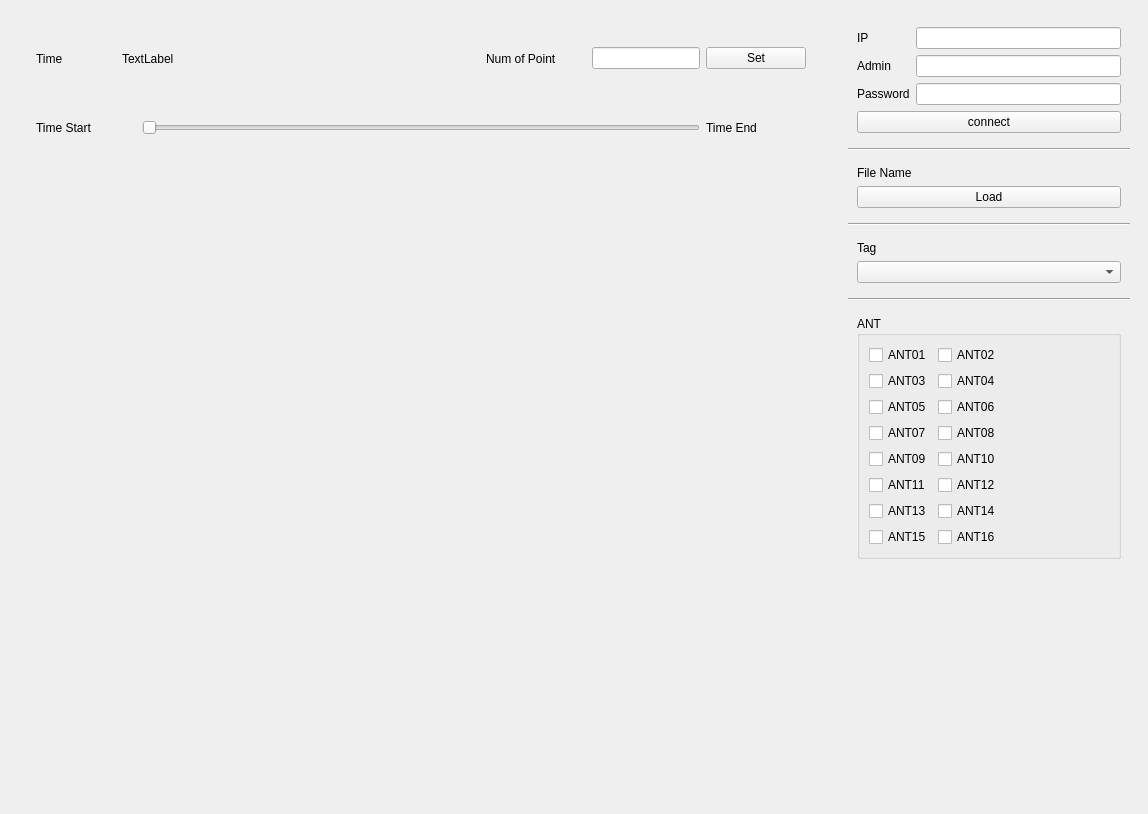
<?xml version="1.0" encoding="UTF-8"?>
<ui version="4.0">
 <class>MainWindow</class>
 <widget class="QMainWindow" name="MainWindow">
  <property name="geometry">
   <rect>
    <x>0</x>
    <y>0</y>
    <width>1148</width>
    <height>814</height>
   </rect>
  </property>
  <property name="windowTitle">
   <string>MainWindow</string>
  </property>
  <widget class="QWidget" name="centralwidget">
   <layout class="QHBoxLayout" name="horizontalLayout">
    <item>
     <widget class="QWidget" name="left_widget" native="true">
      <layout class="QVBoxLayout" name="verticalLayout">
       <item>
        <widget class="QWidget" name="time_bar_widget" native="true">
         <property name="sizePolicy">
          <sizepolicy hsizetype="Preferred" vsizetype="Fixed">
           <horstretch>0</horstretch>
           <verstretch>0</verstretch>
          </sizepolicy>
         </property>
         <property name="minimumSize">
          <size>
           <width>0</width>
           <height>150</height>
          </size>
         </property>
         <layout class="QVBoxLayout" name="verticalLayout_2">
          <item>
           <widget class="QWidget" name="time_label_widget" native="true">
            <layout class="QHBoxLayout" name="horizontalLayout_2">
             <item>
              <widget class="QLabel" name="time_word_label">
               <property name="sizePolicy">
                <sizepolicy hsizetype="Fixed" vsizetype="Preferred">
                 <horstretch>0</horstretch>
                 <verstretch>0</verstretch>
                </sizepolicy>
               </property>
               <property name="minimumSize">
                <size>
                 <width>80</width>
                 <height>0</height>
                </size>
               </property>
               <property name="text">
                <string>Time</string>
               </property>
              </widget>
             </item>
             <item>
              <widget class="QLabel" name="time_show_label">
               <property name="text">
                <string>TextLabel</string>
               </property>
              </widget>
             </item>
             <item>
              <widget class="QLabel" name="num_p_word_label">
               <property name="sizePolicy">
                <sizepolicy hsizetype="Fixed" vsizetype="Preferred">
                 <horstretch>0</horstretch>
                 <verstretch>0</verstretch>
                </sizepolicy>
               </property>
               <property name="minimumSize">
                <size>
                 <width>100</width>
                 <height>0</height>
                </size>
               </property>
               <property name="text">
                <string>Num of Point</string>
               </property>
              </widget>
             </item>
             <item>
              <widget class="QLineEdit" name="num_p_input">
               <property name="sizePolicy">
                <sizepolicy hsizetype="Fixed" vsizetype="Fixed">
                 <horstretch>0</horstretch>
                 <verstretch>0</verstretch>
                </sizepolicy>
               </property>
              </widget>
             </item>
             <item>
              <widget class="QPushButton" name="num_p_button">
               <property name="sizePolicy">
                <sizepolicy hsizetype="Fixed" vsizetype="Fixed">
                 <horstretch>0</horstretch>
                 <verstretch>0</verstretch>
                </sizepolicy>
               </property>
               <property name="minimumSize">
                <size>
                 <width>100</width>
                 <height>0</height>
                </size>
               </property>
               <property name="text">
                <string>Set</string>
               </property>
              </widget>
             </item>
            </layout>
           </widget>
          </item>
          <item>
           <widget class="QWidget" name="time_slider_widget" native="true">
            <layout class="QHBoxLayout" name="horizontalLayout_3">
             <item>
              <widget class="QLabel" name="time_start_label">
               <property name="sizePolicy">
                <sizepolicy hsizetype="Fixed" vsizetype="Preferred">
                 <horstretch>0</horstretch>
                 <verstretch>0</verstretch>
                </sizepolicy>
               </property>
               <property name="minimumSize">
                <size>
                 <width>100</width>
                 <height>0</height>
                </size>
               </property>
               <property name="text">
                <string>Time Start</string>
               </property>
              </widget>
             </item>
             <item>
              <widget class="QSlider" name="time_slider">
               <property name="orientation">
                <enum>Qt::Horizontal</enum>
               </property>
              </widget>
             </item>
             <item>
              <widget class="QLabel" name="time_end_label">
               <property name="sizePolicy">
                <sizepolicy hsizetype="Fixed" vsizetype="Preferred">
                 <horstretch>0</horstretch>
                 <verstretch>0</verstretch>
                </sizepolicy>
               </property>
               <property name="minimumSize">
                <size>
                 <width>100</width>
                 <height>0</height>
                </size>
               </property>
               <property name="text">
                <string>Time End</string>
               </property>
              </widget>
             </item>
            </layout>
           </widget>
          </item>
         </layout>
        </widget>
       </item>
       <item>
        <widget class="QWidget" name="show_widget" native="true">
         <layout class="QHBoxLayout" name="horizontalLayout_4">
          <item>
           <widget class="QWidget" name="localization_widget" native="true"/>
          </item>
          <item>
           <widget class="QWidget" name="three_widget" native="true">
            <layout class="QVBoxLayout" name="verticalLayout_7">
             <item>
              <widget class="QWidget" name="phase_widget" native="true"/>
             </item>
             <item>
              <widget class="QWidget" name="rss_widget" native="true"/>
             </item>
             <item>
              <widget class="QWidget" name="spectrum_widget" native="true"/>
             </item>
            </layout>
           </widget>
          </item>
         </layout>
        </widget>
       </item>
      </layout>
     </widget>
    </item>
    <item>
     <widget class="QWidget" name="right_widget" native="true">
      <property name="sizePolicy">
       <sizepolicy hsizetype="Fixed" vsizetype="Preferred">
        <horstretch>0</horstretch>
        <verstretch>0</verstretch>
       </sizepolicy>
      </property>
      <property name="minimumSize">
       <size>
        <width>300</width>
        <height>0</height>
       </size>
      </property>
      <layout class="QVBoxLayout" name="verticalLayout_3">
       <item>
        <widget class="QWidget" name="connect_server_widget" native="true">
         <property name="sizePolicy">
          <sizepolicy hsizetype="Preferred" vsizetype="Fixed">
           <horstretch>0</horstretch>
           <verstretch>0</verstretch>
          </sizepolicy>
         </property>
         <property name="maximumSize">
          <size>
           <width>16777215</width>
           <height>150</height>
          </size>
         </property>
         <layout class="QFormLayout" name="formLayout">
          <item row="0" column="0">
           <widget class="QLabel" name="ip_label">
            <property name="text">
             <string>IP</string>
            </property>
           </widget>
          </item>
          <item row="0" column="1">
           <widget class="QLineEdit" name="ip_input"/>
          </item>
          <item row="1" column="0">
           <widget class="QLabel" name="admin_label">
            <property name="text">
             <string>Admin</string>
            </property>
           </widget>
          </item>
          <item row="1" column="1">
           <widget class="QLineEdit" name="admin_input"/>
          </item>
          <item row="2" column="0">
           <widget class="QLabel" name="password_label">
            <property name="text">
             <string>Password</string>
            </property>
           </widget>
          </item>
          <item row="2" column="1">
           <widget class="QLineEdit" name="password_input"/>
          </item>
          <item row="3" column="0" colspan="2">
           <widget class="QPushButton" name="connect_button">
            <property name="text">
             <string>connect</string>
            </property>
           </widget>
          </item>
         </layout>
        </widget>
       </item>
       <item>
        <widget class="Line" name="line">
         <property name="orientation">
          <enum>Qt::Horizontal</enum>
         </property>
        </widget>
       </item>
       <item>
        <widget class="QWidget" name="load_widget" native="true">
         <property name="sizePolicy">
          <sizepolicy hsizetype="Preferred" vsizetype="Fixed">
           <horstretch>0</horstretch>
           <verstretch>0</verstretch>
          </sizepolicy>
         </property>
         <layout class="QVBoxLayout" name="verticalLayout_5">
          <item>
           <widget class="QLabel" name="file_name_label">
            <property name="text">
             <string>File Name</string>
            </property>
           </widget>
          </item>
          <item>
           <widget class="QPushButton" name="load_button">
            <property name="text">
             <string>Load</string>
            </property>
           </widget>
          </item>
         </layout>
        </widget>
       </item>
       <item>
        <widget class="Line" name="line_3">
         <property name="orientation">
          <enum>Qt::Horizontal</enum>
         </property>
        </widget>
       </item>
       <item>
        <widget class="QWidget" name="tag_widget" native="true">
         <property name="sizePolicy">
          <sizepolicy hsizetype="Preferred" vsizetype="Fixed">
           <horstretch>0</horstretch>
           <verstretch>0</verstretch>
          </sizepolicy>
         </property>
         <layout class="QVBoxLayout" name="verticalLayout_4">
          <item>
           <widget class="QLabel" name="tag_label">
            <property name="sizePolicy">
             <sizepolicy hsizetype="Preferred" vsizetype="Fixed">
              <horstretch>0</horstretch>
              <verstretch>0</verstretch>
             </sizepolicy>
            </property>
            <property name="maximumSize">
             <size>
              <width>16777215</width>
              <height>20</height>
             </size>
            </property>
            <property name="text">
             <string>Tag</string>
            </property>
           </widget>
          </item>
          <item>
           <widget class="QComboBox" name="tag_box"/>
          </item>
         </layout>
        </widget>
       </item>
       <item>
        <widget class="Line" name="line_2">
         <property name="orientation">
          <enum>Qt::Horizontal</enum>
         </property>
        </widget>
       </item>
       <item>
        <widget class="QWidget" name="ant_widget" native="true">
         <property name="sizePolicy">
          <sizepolicy hsizetype="Preferred" vsizetype="Fixed">
           <horstretch>0</horstretch>
           <verstretch>0</verstretch>
          </sizepolicy>
         </property>
         <layout class="QVBoxLayout" name="verticalLayout_6">
          <item>
           <widget class="QGroupBox" name="ant_box">
            <property name="title">
             <string>ANT</string>
            </property>
            <layout class="QFormLayout" name="formLayout_2">
             <item row="0" column="0">
              <widget class="QCheckBox" name="ant_1">
               <property name="text">
                <string>ANT01</string>
               </property>
              </widget>
             </item>
             <item row="0" column="1">
              <widget class="QCheckBox" name="ant_2">
               <property name="text">
                <string>ANT02</string>
               </property>
              </widget>
             </item>
             <item row="1" column="0">
              <widget class="QCheckBox" name="ant_3">
               <property name="text">
                <string>ANT03</string>
               </property>
              </widget>
             </item>
             <item row="1" column="1">
              <widget class="QCheckBox" name="ant_4">
               <property name="text">
                <string>ANT04</string>
               </property>
              </widget>
             </item>
             <item row="2" column="0">
              <widget class="QCheckBox" name="ant_5">
               <property name="text">
                <string>ANT05</string>
               </property>
              </widget>
             </item>
             <item row="2" column="1">
              <widget class="QCheckBox" name="ant_6">
               <property name="text">
                <string>ANT06</string>
               </property>
              </widget>
             </item>
             <item row="3" column="0">
              <widget class="QCheckBox" name="ant_7">
               <property name="text">
                <string>ANT07</string>
               </property>
              </widget>
             </item>
             <item row="3" column="1">
              <widget class="QCheckBox" name="ant_8">
               <property name="text">
                <string>ANT08</string>
               </property>
              </widget>
             </item>
             <item row="4" column="0">
              <widget class="QCheckBox" name="ant_9">
               <property name="text">
                <string>ANT09</string>
               </property>
              </widget>
             </item>
             <item row="4" column="1">
              <widget class="QCheckBox" name="ant_10">
               <property name="text">
                <string>ANT10</string>
               </property>
              </widget>
             </item>
             <item row="5" column="0">
              <widget class="QCheckBox" name="ant_11">
               <property name="text">
                <string>ANT11</string>
               </property>
              </widget>
             </item>
             <item row="5" column="1">
              <widget class="QCheckBox" name="ant_12">
               <property name="text">
                <string>ANT12</string>
               </property>
              </widget>
             </item>
             <item row="6" column="0">
              <widget class="QCheckBox" name="ant_13">
               <property name="text">
                <string>ANT13</string>
               </property>
              </widget>
             </item>
             <item row="6" column="1">
              <widget class="QCheckBox" name="ant_14">
               <property name="text">
                <string>ANT14</string>
               </property>
              </widget>
             </item>
             <item row="7" column="0">
              <widget class="QCheckBox" name="ant_15">
               <property name="text">
                <string>ANT15</string>
               </property>
              </widget>
             </item>
             <item row="7" column="1">
              <widget class="QCheckBox" name="ant_16">
               <property name="text">
                <string>ANT16</string>
               </property>
              </widget>
             </item>
            </layout>
           </widget>
          </item>
         </layout>
        </widget>
       </item>
       <item>
        <spacer name="verticalSpacer">
         <property name="orientation">
          <enum>Qt::Vertical</enum>
         </property>
         <property name="sizeHint" stdset="0">
          <size>
           <width>20</width>
           <height>40</height>
          </size>
         </property>
        </spacer>
       </item>
      </layout>
     </widget>
    </item>
   </layout>
  </widget>
 </widget>
 <resources/>
 <connections/>
</ui>
